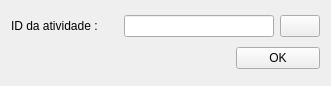
<?xml version="1.0" encoding="UTF-8"?>
<ui version="4.0">
 <class>Form</class>
 <widget class="QWidget" name="Form">
  <property name="geometry">
   <rect>
    <x>0</x>
    <y>0</y>
    <width>331</width>
    <height>86</height>
   </rect>
  </property>
  <property name="windowTitle">
   <string>Form</string>
  </property>
  <property name="styleSheet">
   <string notr="true"/>
  </property>
  <layout class="QGridLayout" name="gridLayout">
   <item row="0" column="0">
    <widget class="QLabel" name="label">
     <property name="text">
      <string>ID da atividade :</string>
     </property>
    </widget>
   </item>
   <item row="0" column="1" colspan="2">
    <layout class="QHBoxLayout" name="horizontalLayout">
     <item>
      <widget class="QLineEdit" name="activityIdLe"/>
     </item>
     <item>
      <widget class="QPushButton" name="extractFieldBtn">
       <property name="text">
        <string/>
       </property>
      </widget>
     </item>
    </layout>
   </item>
   <item row="1" column="0" colspan="2">
    <spacer name="horizontalSpacer">
     <property name="orientation">
      <enum>Qt::Horizontal</enum>
     </property>
     <property name="sizeHint" stdset="0">
      <size>
       <width>219</width>
       <height>20</height>
      </size>
     </property>
    </spacer>
   </item>
   <item row="1" column="2">
    <widget class="QPushButton" name="okBtn">
     <property name="text">
      <string>OK</string>
     </property>
    </widget>
   </item>
  </layout>
 </widget>
 <resources/>
 <connections/>
</ui>
